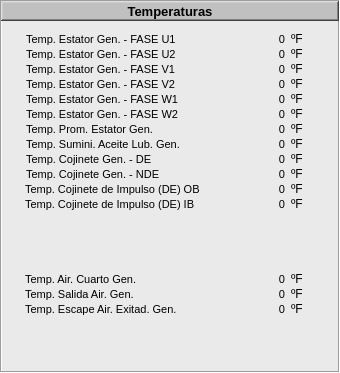
  <widget class="QFrame" name="Temperaturas">
   <property name="geometry">
    <rect>
     <x>5</x>
     <y>5</y>
     <width>340</width>
     <height>373</height>
    </rect>
   </property>
   <property name="font">
    <font>
     <kerning>true</kerning>
    </font>
   </property>
   <property name="styleSheet">
    <string notr="true">background-color: rgb(234, 234, 234);</string>
   </property>
   <property name="frameShape">
    <enum>QFrame::Box</enum>
   </property>
   <property name="frameShadow">
    <enum>QFrame::Sunken</enum>
   </property>
   <widget class="QFrame" name="frame_6">
    <property name="geometry">
     <rect>
      <x>1</x>
      <y>1</y>
      <width>338</width>
      <height>20</height>
     </rect>
    </property>
    <property name="styleSheet">
     <string notr="true">background-color: rgb(192, 192, 192);</string>
    </property>
    <property name="frameShape">
     <enum>QFrame::WinPanel</enum>
    </property>
    <property name="frameShadow">
     <enum>QFrame::Raised</enum>
    </property>
    <property name="lineWidth">
     <number>2</number>
    </property>
    <widget class="QLabel" name="label_10">
     <property name="geometry">
      <rect>
       <x>2</x>
       <y>2</y>
       <width>334</width>
       <height>16</height>
      </rect>
     </property>
     <property name="font">
      <font>
       <pointsize>10</pointsize>
       <weight>75</weight>
       <bold>true</bold>
      </font>
     </property>
     <property name="text">
      <string>Temperaturas</string>
     </property>
     <property name="alignment">
      <set>Qt::AlignCenter</set>
     </property>
    </widget>
   </widget>
   <widget class="QLabel" name="Descr_01">
    <property name="geometry">
     <rect>
      <x>26</x>
      <y>30</y>
      <width>200</width>
      <height>18</height>
     </rect>
    </property>
    <property name="font">
     <font>
      <pointsize>8</pointsize>
     </font>
    </property>
    <property name="layoutDirection">
     <enum>Qt::LeftToRight</enum>
    </property>
    <property name="text">
     <string>Temp. Estator Gen. - FASE U1</string>
    </property>
    <property name="alignment">
     <set>Qt::AlignLeading|Qt::AlignLeft|Qt::AlignVCenter</set>
    </property>
   </widget>
   <widget class="QLabel" name="lb_Temp_Lect_FaseU1">
    <property name="geometry">
     <rect>
      <x>235</x>
      <y>30</y>
      <width>50</width>
      <height>18</height>
     </rect>
    </property>
    <property name="minimumSize">
     <size>
      <width>50</width>
      <height>18</height>
     </size>
    </property>
    <property name="maximumSize">
     <size>
      <width>50</width>
      <height>18</height>
     </size>
    </property>
    <property name="font">
     <font>
      <pointsize>8</pointsize>
     </font>
    </property>
    <property name="layoutDirection">
     <enum>Qt::LeftToRight</enum>
    </property>
    <property name="text">
     <string>0</string>
    </property>
    <property name="alignment">
     <set>Qt::AlignRight|Qt::AlignTrailing|Qt::AlignVCenter</set>
    </property>
   </widget>
   <widget class="QLabel" name="lb_Temp_Unit_FaseU1">
    <property name="geometry">
     <rect>
      <x>291</x>
      <y>30</y>
      <width>40</width>
      <height>18</height>
     </rect>
    </property>
    <property name="font">
     <font>
      <pointsize>9</pointsize>
     </font>
    </property>
    <property name="layoutDirection">
     <enum>Qt::LeftToRight</enum>
    </property>
    <property name="text">
     <string>ºF</string>
    </property>
    <property name="alignment">
     <set>Qt::AlignLeading|Qt::AlignLeft|Qt::AlignVCenter</set>
    </property>
   </widget>
   <widget class="QLabel" name="lb_Temp_Unit_FaseU2">
    <property name="geometry">
     <rect>
      <x>291</x>
      <y>45</y>
      <width>40</width>
      <height>18</height>
     </rect>
    </property>
    <property name="font">
     <font>
      <pointsize>9</pointsize>
     </font>
    </property>
    <property name="layoutDirection">
     <enum>Qt::LeftToRight</enum>
    </property>
    <property name="text">
     <string>ºF</string>
    </property>
    <property name="alignment">
     <set>Qt::AlignLeading|Qt::AlignLeft|Qt::AlignVCenter</set>
    </property>
   </widget>
   <widget class="QLabel" name="Descr_2">
    <property name="geometry">
     <rect>
      <x>26</x>
      <y>45</y>
      <width>200</width>
      <height>18</height>
     </rect>
    </property>
    <property name="font">
     <font>
      <pointsize>8</pointsize>
     </font>
    </property>
    <property name="layoutDirection">
     <enum>Qt::LeftToRight</enum>
    </property>
    <property name="text">
     <string>Temp. Estator Gen. - FASE U2</string>
    </property>
    <property name="alignment">
     <set>Qt::AlignLeading|Qt::AlignLeft|Qt::AlignVCenter</set>
    </property>
   </widget>
   <widget class="QLabel" name="lb_Temp_Lect_FaseU2">
    <property name="geometry">
     <rect>
      <x>235</x>
      <y>45</y>
      <width>50</width>
      <height>18</height>
     </rect>
    </property>
    <property name="minimumSize">
     <size>
      <width>50</width>
      <height>18</height>
     </size>
    </property>
    <property name="maximumSize">
     <size>
      <width>50</width>
      <height>18</height>
     </size>
    </property>
    <property name="font">
     <font>
      <pointsize>8</pointsize>
     </font>
    </property>
    <property name="layoutDirection">
     <enum>Qt::LeftToRight</enum>
    </property>
    <property name="text">
     <string>0</string>
    </property>
    <property name="alignment">
     <set>Qt::AlignRight|Qt::AlignTrailing|Qt::AlignVCenter</set>
    </property>
   </widget>
   <widget class="QLabel" name="lb_Temp_Lect_TCIIB">
    <property name="geometry">
     <rect>
      <x>235</x>
      <y>195</y>
      <width>50</width>
      <height>18</height>
     </rect>
    </property>
    <property name="minimumSize">
     <size>
      <width>50</width>
      <height>18</height>
     </size>
    </property>
    <property name="maximumSize">
     <size>
      <width>50</width>
      <height>18</height>
     </size>
    </property>
    <property name="font">
     <font>
      <pointsize>8</pointsize>
     </font>
    </property>
    <property name="layoutDirection">
     <enum>Qt::LeftToRight</enum>
    </property>
    <property name="text">
     <string>0</string>
    </property>
    <property name="alignment">
     <set>Qt::AlignRight|Qt::AlignTrailing|Qt::AlignVCenter</set>
    </property>
   </widget>
   <widget class="QLabel" name="lb_Temp_Unit_TCIIB">
    <property name="geometry">
     <rect>
      <x>291</x>
      <y>195</y>
      <width>40</width>
      <height>18</height>
     </rect>
    </property>
    <property name="font">
     <font>
      <pointsize>9</pointsize>
     </font>
    </property>
    <property name="layoutDirection">
     <enum>Qt::LeftToRight</enum>
    </property>
    <property name="text">
     <string>ºF</string>
    </property>
    <property name="alignment">
     <set>Qt::AlignLeading|Qt::AlignLeft|Qt::AlignVCenter</set>
    </property>
   </widget>
   <widget class="QLabel" name="Descr_12">
    <property name="geometry">
     <rect>
      <x>25</x>
      <y>195</y>
      <width>225</width>
      <height>18</height>
     </rect>
    </property>
    <property name="minimumSize">
     <size>
      <width>225</width>
      <height>18</height>
     </size>
    </property>
    <property name="maximumSize">
     <size>
      <width>225</width>
      <height>18</height>
     </size>
    </property>
    <property name="font">
     <font>
      <pointsize>8</pointsize>
     </font>
    </property>
    <property name="layoutDirection">
     <enum>Qt::LeftToRight</enum>
    </property>
    <property name="text">
     <string>Temp. Cojinete de Impulso (DE) IB</string>
    </property>
    <property name="alignment">
     <set>Qt::AlignLeading|Qt::AlignLeft|Qt::AlignVCenter</set>
    </property>
   </widget>
   <widget class="QLabel" name="Descr_9">
    <property name="geometry">
     <rect>
      <x>26</x>
      <y>150</y>
      <width>200</width>
      <height>18</height>
     </rect>
    </property>
    <property name="font">
     <font>
      <pointsize>8</pointsize>
     </font>
    </property>
    <property name="layoutDirection">
     <enum>Qt::LeftToRight</enum>
    </property>
    <property name="text">
     <string>Temp. Cojinete Gen. - DE</string>
    </property>
    <property name="alignment">
     <set>Qt::AlignLeading|Qt::AlignLeft|Qt::AlignVCenter</set>
    </property>
   </widget>
   <widget class="QLabel" name="lb_Temp_Lect_TCGDE">
    <property name="geometry">
     <rect>
      <x>235</x>
      <y>150</y>
      <width>50</width>
      <height>18</height>
     </rect>
    </property>
    <property name="minimumSize">
     <size>
      <width>50</width>
      <height>18</height>
     </size>
    </property>
    <property name="maximumSize">
     <size>
      <width>50</width>
      <height>18</height>
     </size>
    </property>
    <property name="font">
     <font>
      <pointsize>8</pointsize>
     </font>
    </property>
    <property name="layoutDirection">
     <enum>Qt::LeftToRight</enum>
    </property>
    <property name="text">
     <string>0</string>
    </property>
    <property name="alignment">
     <set>Qt::AlignRight|Qt::AlignTrailing|Qt::AlignVCenter</set>
    </property>
   </widget>
   <widget class="QLabel" name="lb_Temp_Unit_TCGDE">
    <property name="geometry">
     <rect>
      <x>291</x>
      <y>150</y>
      <width>40</width>
      <height>18</height>
     </rect>
    </property>
    <property name="font">
     <font>
      <pointsize>9</pointsize>
     </font>
    </property>
    <property name="layoutDirection">
     <enum>Qt::LeftToRight</enum>
    </property>
    <property name="text">
     <string>ºF</string>
    </property>
    <property name="alignment">
     <set>Qt::AlignLeading|Qt::AlignLeft|Qt::AlignVCenter</set>
    </property>
   </widget>
   <widget class="QLabel" name="lb_Temp_Lect_FaseW1">
    <property name="geometry">
     <rect>
      <x>235</x>
      <y>90</y>
      <width>50</width>
      <height>18</height>
     </rect>
    </property>
    <property name="minimumSize">
     <size>
      <width>50</width>
      <height>18</height>
     </size>
    </property>
    <property name="maximumSize">
     <size>
      <width>50</width>
      <height>18</height>
     </size>
    </property>
    <property name="font">
     <font>
      <pointsize>8</pointsize>
     </font>
    </property>
    <property name="layoutDirection">
     <enum>Qt::LeftToRight</enum>
    </property>
    <property name="text">
     <string>0</string>
    </property>
    <property name="alignment">
     <set>Qt::AlignRight|Qt::AlignTrailing|Qt::AlignVCenter</set>
    </property>
   </widget>
   <widget class="QLabel" name="lb_Temp_Unit_FaseW1">
    <property name="geometry">
     <rect>
      <x>291</x>
      <y>90</y>
      <width>40</width>
      <height>18</height>
     </rect>
    </property>
    <property name="font">
     <font>
      <pointsize>9</pointsize>
     </font>
    </property>
    <property name="layoutDirection">
     <enum>Qt::LeftToRight</enum>
    </property>
    <property name="text">
     <string>ºF</string>
    </property>
    <property name="alignment">
     <set>Qt::AlignLeading|Qt::AlignLeft|Qt::AlignVCenter</set>
    </property>
   </widget>
   <widget class="QLabel" name="Descr_5">
    <property name="geometry">
     <rect>
      <x>26</x>
      <y>90</y>
      <width>200</width>
      <height>18</height>
     </rect>
    </property>
    <property name="font">
     <font>
      <pointsize>8</pointsize>
     </font>
    </property>
    <property name="layoutDirection">
     <enum>Qt::LeftToRight</enum>
    </property>
    <property name="text">
     <string>Temp. Estator Gen. - FASE W1</string>
    </property>
    <property name="alignment">
     <set>Qt::AlignLeading|Qt::AlignLeft|Qt::AlignVCenter</set>
    </property>
   </widget>
   <widget class="QLabel" name="lb_Temp_Unit_FaseV1">
    <property name="geometry">
     <rect>
      <x>291</x>
      <y>60</y>
      <width>40</width>
      <height>18</height>
     </rect>
    </property>
    <property name="font">
     <font>
      <pointsize>9</pointsize>
     </font>
    </property>
    <property name="layoutDirection">
     <enum>Qt::LeftToRight</enum>
    </property>
    <property name="text">
     <string>ºF</string>
    </property>
    <property name="alignment">
     <set>Qt::AlignLeading|Qt::AlignLeft|Qt::AlignVCenter</set>
    </property>
   </widget>
   <widget class="QLabel" name="Descr_3">
    <property name="geometry">
     <rect>
      <x>26</x>
      <y>60</y>
      <width>200</width>
      <height>18</height>
     </rect>
    </property>
    <property name="font">
     <font>
      <pointsize>8</pointsize>
     </font>
    </property>
    <property name="layoutDirection">
     <enum>Qt::LeftToRight</enum>
    </property>
    <property name="text">
     <string>Temp. Estator Gen. - FASE V1</string>
    </property>
    <property name="alignment">
     <set>Qt::AlignLeading|Qt::AlignLeft|Qt::AlignVCenter</set>
    </property>
   </widget>
   <widget class="QLabel" name="lb_Temp_Lect_FaseV1">
    <property name="geometry">
     <rect>
      <x>235</x>
      <y>60</y>
      <width>50</width>
      <height>18</height>
     </rect>
    </property>
    <property name="minimumSize">
     <size>
      <width>50</width>
      <height>18</height>
     </size>
    </property>
    <property name="maximumSize">
     <size>
      <width>50</width>
      <height>18</height>
     </size>
    </property>
    <property name="font">
     <font>
      <pointsize>8</pointsize>
     </font>
    </property>
    <property name="layoutDirection">
     <enum>Qt::LeftToRight</enum>
    </property>
    <property name="text">
     <string>0</string>
    </property>
    <property name="alignment">
     <set>Qt::AlignRight|Qt::AlignTrailing|Qt::AlignVCenter</set>
    </property>
   </widget>
   <widget class="QLabel" name="Descr_6">
    <property name="geometry">
     <rect>
      <x>26</x>
      <y>105</y>
      <width>200</width>
      <height>18</height>
     </rect>
    </property>
    <property name="font">
     <font>
      <pointsize>8</pointsize>
     </font>
    </property>
    <property name="layoutDirection">
     <enum>Qt::LeftToRight</enum>
    </property>
    <property name="text">
     <string>Temp. Estator Gen. - FASE W2</string>
    </property>
    <property name="alignment">
     <set>Qt::AlignLeading|Qt::AlignLeft|Qt::AlignVCenter</set>
    </property>
   </widget>
   <widget class="QLabel" name="lb_Temp_Unit_FaseW2">
    <property name="geometry">
     <rect>
      <x>291</x>
      <y>105</y>
      <width>40</width>
      <height>18</height>
     </rect>
    </property>
    <property name="font">
     <font>
      <pointsize>9</pointsize>
     </font>
    </property>
    <property name="layoutDirection">
     <enum>Qt::LeftToRight</enum>
    </property>
    <property name="text">
     <string>ºF</string>
    </property>
    <property name="alignment">
     <set>Qt::AlignLeading|Qt::AlignLeft|Qt::AlignVCenter</set>
    </property>
   </widget>
   <widget class="QLabel" name="lb_Temp_Lect_FaseW2">
    <property name="geometry">
     <rect>
      <x>235</x>
      <y>105</y>
      <width>50</width>
      <height>18</height>
     </rect>
    </property>
    <property name="minimumSize">
     <size>
      <width>50</width>
      <height>18</height>
     </size>
    </property>
    <property name="maximumSize">
     <size>
      <width>50</width>
      <height>18</height>
     </size>
    </property>
    <property name="font">
     <font>
      <pointsize>8</pointsize>
     </font>
    </property>
    <property name="layoutDirection">
     <enum>Qt::LeftToRight</enum>
    </property>
    <property name="text">
     <string>0</string>
    </property>
    <property name="alignment">
     <set>Qt::AlignRight|Qt::AlignTrailing|Qt::AlignVCenter</set>
    </property>
   </widget>
   <widget class="QLabel" name="Descr_7">
    <property name="geometry">
     <rect>
      <x>26</x>
      <y>120</y>
      <width>200</width>
      <height>18</height>
     </rect>
    </property>
    <property name="font">
     <font>
      <pointsize>8</pointsize>
     </font>
    </property>
    <property name="layoutDirection">
     <enum>Qt::LeftToRight</enum>
    </property>
    <property name="text">
     <string>Temp. Prom. Estator Gen.</string>
    </property>
    <property name="alignment">
     <set>Qt::AlignLeading|Qt::AlignLeft|Qt::AlignVCenter</set>
    </property>
   </widget>
   <widget class="QLabel" name="lb_Temp_Lect_TPEG">
    <property name="geometry">
     <rect>
      <x>235</x>
      <y>120</y>
      <width>50</width>
      <height>18</height>
     </rect>
    </property>
    <property name="minimumSize">
     <size>
      <width>50</width>
      <height>18</height>
     </size>
    </property>
    <property name="maximumSize">
     <size>
      <width>50</width>
      <height>18</height>
     </size>
    </property>
    <property name="font">
     <font>
      <pointsize>8</pointsize>
     </font>
    </property>
    <property name="layoutDirection">
     <enum>Qt::LeftToRight</enum>
    </property>
    <property name="text">
     <string>0</string>
    </property>
    <property name="alignment">
     <set>Qt::AlignRight|Qt::AlignTrailing|Qt::AlignVCenter</set>
    </property>
   </widget>
   <widget class="QLabel" name="lb_Temp_Unit_TPEG">
    <property name="geometry">
     <rect>
      <x>291</x>
      <y>120</y>
      <width>40</width>
      <height>18</height>
     </rect>
    </property>
    <property name="font">
     <font>
      <pointsize>9</pointsize>
     </font>
    </property>
    <property name="layoutDirection">
     <enum>Qt::LeftToRight</enum>
    </property>
    <property name="text">
     <string>ºF</string>
    </property>
    <property name="alignment">
     <set>Qt::AlignLeading|Qt::AlignLeft|Qt::AlignVCenter</set>
    </property>
   </widget>
   <widget class="QLabel" name="lb_Temp_Lect_FaseV2">
    <property name="geometry">
     <rect>
      <x>235</x>
      <y>75</y>
      <width>50</width>
      <height>18</height>
     </rect>
    </property>
    <property name="minimumSize">
     <size>
      <width>50</width>
      <height>18</height>
     </size>
    </property>
    <property name="maximumSize">
     <size>
      <width>50</width>
      <height>18</height>
     </size>
    </property>
    <property name="font">
     <font>
      <pointsize>8</pointsize>
     </font>
    </property>
    <property name="layoutDirection">
     <enum>Qt::LeftToRight</enum>
    </property>
    <property name="text">
     <string>0</string>
    </property>
    <property name="alignment">
     <set>Qt::AlignRight|Qt::AlignTrailing|Qt::AlignVCenter</set>
    </property>
   </widget>
   <widget class="QLabel" name="lb_Temp_Unit_FaseV2">
    <property name="geometry">
     <rect>
      <x>291</x>
      <y>75</y>
      <width>40</width>
      <height>18</height>
     </rect>
    </property>
    <property name="font">
     <font>
      <pointsize>9</pointsize>
     </font>
    </property>
    <property name="layoutDirection">
     <enum>Qt::LeftToRight</enum>
    </property>
    <property name="text">
     <string>ºF</string>
    </property>
    <property name="alignment">
     <set>Qt::AlignLeading|Qt::AlignLeft|Qt::AlignVCenter</set>
    </property>
   </widget>
   <widget class="QLabel" name="Descr_4">
    <property name="geometry">
     <rect>
      <x>26</x>
      <y>75</y>
      <width>200</width>
      <height>18</height>
     </rect>
    </property>
    <property name="font">
     <font>
      <pointsize>8</pointsize>
     </font>
    </property>
    <property name="layoutDirection">
     <enum>Qt::LeftToRight</enum>
    </property>
    <property name="text">
     <string>Temp. Estator Gen. - FASE V2</string>
    </property>
    <property name="alignment">
     <set>Qt::AlignLeading|Qt::AlignLeft|Qt::AlignVCenter</set>
    </property>
   </widget>
   <widget class="QLabel" name="lb_Temp_Unit_TCIOB">
    <property name="geometry">
     <rect>
      <x>291</x>
      <y>180</y>
      <width>40</width>
      <height>18</height>
     </rect>
    </property>
    <property name="font">
     <font>
      <pointsize>9</pointsize>
     </font>
    </property>
    <property name="layoutDirection">
     <enum>Qt::LeftToRight</enum>
    </property>
    <property name="text">
     <string>ºF</string>
    </property>
    <property name="alignment">
     <set>Qt::AlignLeading|Qt::AlignLeft|Qt::AlignVCenter</set>
    </property>
   </widget>
   <widget class="QLabel" name="lb_Temp_Lect_TCIOB">
    <property name="geometry">
     <rect>
      <x>235</x>
      <y>180</y>
      <width>50</width>
      <height>18</height>
     </rect>
    </property>
    <property name="minimumSize">
     <size>
      <width>50</width>
      <height>18</height>
     </size>
    </property>
    <property name="maximumSize">
     <size>
      <width>50</width>
      <height>18</height>
     </size>
    </property>
    <property name="font">
     <font>
      <pointsize>8</pointsize>
     </font>
    </property>
    <property name="layoutDirection">
     <enum>Qt::LeftToRight</enum>
    </property>
    <property name="text">
     <string>0</string>
    </property>
    <property name="alignment">
     <set>Qt::AlignRight|Qt::AlignTrailing|Qt::AlignVCenter</set>
    </property>
   </widget>
   <widget class="QLabel" name="Descr_11">
    <property name="geometry">
     <rect>
      <x>25</x>
      <y>180</y>
      <width>225</width>
      <height>18</height>
     </rect>
    </property>
    <property name="minimumSize">
     <size>
      <width>225</width>
      <height>18</height>
     </size>
    </property>
    <property name="maximumSize">
     <size>
      <width>225</width>
      <height>18</height>
     </size>
    </property>
    <property name="font">
     <font>
      <pointsize>8</pointsize>
     </font>
    </property>
    <property name="layoutDirection">
     <enum>Qt::LeftToRight</enum>
    </property>
    <property name="text">
     <string>Temp. Cojinete de Impulso (DE) OB</string>
    </property>
    <property name="alignment">
     <set>Qt::AlignLeading|Qt::AlignLeft|Qt::AlignVCenter</set>
    </property>
   </widget>
   <widget class="QLabel" name="lb_Temp_Unit_TSALG">
    <property name="geometry">
     <rect>
      <x>291</x>
      <y>135</y>
      <width>40</width>
      <height>18</height>
     </rect>
    </property>
    <property name="font">
     <font>
      <pointsize>9</pointsize>
     </font>
    </property>
    <property name="layoutDirection">
     <enum>Qt::LeftToRight</enum>
    </property>
    <property name="text">
     <string>ºF</string>
    </property>
    <property name="alignment">
     <set>Qt::AlignLeading|Qt::AlignLeft|Qt::AlignVCenter</set>
    </property>
   </widget>
   <widget class="QLabel" name="lb_Temp_Lect_TSALG">
    <property name="geometry">
     <rect>
      <x>235</x>
      <y>135</y>
      <width>50</width>
      <height>18</height>
     </rect>
    </property>
    <property name="minimumSize">
     <size>
      <width>50</width>
      <height>18</height>
     </size>
    </property>
    <property name="maximumSize">
     <size>
      <width>50</width>
      <height>18</height>
     </size>
    </property>
    <property name="font">
     <font>
      <pointsize>8</pointsize>
     </font>
    </property>
    <property name="layoutDirection">
     <enum>Qt::LeftToRight</enum>
    </property>
    <property name="text">
     <string>0</string>
    </property>
    <property name="alignment">
     <set>Qt::AlignRight|Qt::AlignTrailing|Qt::AlignVCenter</set>
    </property>
   </widget>
   <widget class="QLabel" name="Descr_8">
    <property name="geometry">
     <rect>
      <x>26</x>
      <y>135</y>
      <width>200</width>
      <height>18</height>
     </rect>
    </property>
    <property name="font">
     <font>
      <pointsize>8</pointsize>
     </font>
    </property>
    <property name="layoutDirection">
     <enum>Qt::LeftToRight</enum>
    </property>
    <property name="text">
     <string>Temp. Sumini. Aceite Lub. Gen.</string>
    </property>
    <property name="alignment">
     <set>Qt::AlignLeading|Qt::AlignLeft|Qt::AlignVCenter</set>
    </property>
   </widget>
   <widget class="QLabel" name="Descr_10">
    <property name="geometry">
     <rect>
      <x>26</x>
      <y>165</y>
      <width>200</width>
      <height>18</height>
     </rect>
    </property>
    <property name="font">
     <font>
      <pointsize>8</pointsize>
     </font>
    </property>
    <property name="layoutDirection">
     <enum>Qt::LeftToRight</enum>
    </property>
    <property name="text">
     <string>Temp. Cojinete Gen. - NDE</string>
    </property>
    <property name="alignment">
     <set>Qt::AlignLeading|Qt::AlignLeft|Qt::AlignVCenter</set>
    </property>
   </widget>
   <widget class="QLabel" name="lb_Temp_Lect_TCGNDE">
    <property name="geometry">
     <rect>
      <x>235</x>
      <y>165</y>
      <width>50</width>
      <height>18</height>
     </rect>
    </property>
    <property name="minimumSize">
     <size>
      <width>50</width>
      <height>18</height>
     </size>
    </property>
    <property name="maximumSize">
     <size>
      <width>50</width>
      <height>18</height>
     </size>
    </property>
    <property name="font">
     <font>
      <pointsize>8</pointsize>
     </font>
    </property>
    <property name="layoutDirection">
     <enum>Qt::LeftToRight</enum>
    </property>
    <property name="text">
     <string>0</string>
    </property>
    <property name="alignment">
     <set>Qt::AlignRight|Qt::AlignTrailing|Qt::AlignVCenter</set>
    </property>
   </widget>
   <widget class="QLabel" name="lb_Temp_Unit_TCGNDE">
    <property name="geometry">
     <rect>
      <x>291</x>
      <y>165</y>
      <width>40</width>
      <height>18</height>
     </rect>
    </property>
    <property name="font">
     <font>
      <pointsize>9</pointsize>
     </font>
    </property>
    <property name="layoutDirection">
     <enum>Qt::LeftToRight</enum>
    </property>
    <property name="text">
     <string>ºF</string>
    </property>
    <property name="alignment">
     <set>Qt::AlignLeading|Qt::AlignLeft|Qt::AlignVCenter</set>
    </property>
   </widget>
   <widget class="QLabel" name="lb_Temp_Lect_TACG">
    <property name="geometry">
     <rect>
      <x>235</x>
      <y>270</y>
      <width>50</width>
      <height>18</height>
     </rect>
    </property>
    <property name="minimumSize">
     <size>
      <width>50</width>
      <height>18</height>
     </size>
    </property>
    <property name="maximumSize">
     <size>
      <width>50</width>
      <height>18</height>
     </size>
    </property>
    <property name="font">
     <font>
      <pointsize>8</pointsize>
     </font>
    </property>
    <property name="layoutDirection">
     <enum>Qt::LeftToRight</enum>
    </property>
    <property name="text">
     <string>0</string>
    </property>
    <property name="alignment">
     <set>Qt::AlignRight|Qt::AlignTrailing|Qt::AlignVCenter</set>
    </property>
   </widget>
   <widget class="QLabel" name="Descr_13">
    <property name="geometry">
     <rect>
      <x>25</x>
      <y>270</y>
      <width>225</width>
      <height>18</height>
     </rect>
    </property>
    <property name="minimumSize">
     <size>
      <width>225</width>
      <height>18</height>
     </size>
    </property>
    <property name="maximumSize">
     <size>
      <width>225</width>
      <height>18</height>
     </size>
    </property>
    <property name="font">
     <font>
      <pointsize>8</pointsize>
     </font>
    </property>
    <property name="layoutDirection">
     <enum>Qt::LeftToRight</enum>
    </property>
    <property name="text">
     <string>Temp. Air. Cuarto Gen.</string>
    </property>
    <property name="alignment">
     <set>Qt::AlignLeading|Qt::AlignLeft|Qt::AlignVCenter</set>
    </property>
   </widget>
   <widget class="QLabel" name="lb_Temp_Unit_TACG">
    <property name="geometry">
     <rect>
      <x>291</x>
      <y>270</y>
      <width>40</width>
      <height>18</height>
     </rect>
    </property>
    <property name="font">
     <font>
      <pointsize>9</pointsize>
     </font>
    </property>
    <property name="layoutDirection">
     <enum>Qt::LeftToRight</enum>
    </property>
    <property name="text">
     <string>ºF</string>
    </property>
    <property name="alignment">
     <set>Qt::AlignLeading|Qt::AlignLeft|Qt::AlignVCenter</set>
    </property>
   </widget>
   <widget class="QLabel" name="lb_Temp_Lect_TEAEG">
    <property name="geometry">
     <rect>
      <x>235</x>
      <y>300</y>
      <width>50</width>
      <height>18</height>
     </rect>
    </property>
    <property name="minimumSize">
     <size>
      <width>50</width>
      <height>18</height>
     </size>
    </property>
    <property name="maximumSize">
     <size>
      <width>50</width>
      <height>18</height>
     </size>
    </property>
    <property name="font">
     <font>
      <pointsize>8</pointsize>
     </font>
    </property>
    <property name="layoutDirection">
     <enum>Qt::LeftToRight</enum>
    </property>
    <property name="text">
     <string>0</string>
    </property>
    <property name="alignment">
     <set>Qt::AlignRight|Qt::AlignTrailing|Qt::AlignVCenter</set>
    </property>
   </widget>
   <widget class="QLabel" name="Descr_15">
    <property name="geometry">
     <rect>
      <x>25</x>
      <y>300</y>
      <width>225</width>
      <height>18</height>
     </rect>
    </property>
    <property name="minimumSize">
     <size>
      <width>225</width>
      <height>18</height>
     </size>
    </property>
    <property name="maximumSize">
     <size>
      <width>225</width>
      <height>18</height>
     </size>
    </property>
    <property name="font">
     <font>
      <pointsize>8</pointsize>
     </font>
    </property>
    <property name="layoutDirection">
     <enum>Qt::LeftToRight</enum>
    </property>
    <property name="text">
     <string>Temp. Escape Air. Exitad. Gen.</string>
    </property>
    <property name="alignment">
     <set>Qt::AlignLeading|Qt::AlignLeft|Qt::AlignVCenter</set>
    </property>
   </widget>
   <widget class="QLabel" name="lb_Temp_Unit_TEAEG">
    <property name="geometry">
     <rect>
      <x>291</x>
      <y>300</y>
      <width>40</width>
      <height>18</height>
     </rect>
    </property>
    <property name="font">
     <font>
      <pointsize>9</pointsize>
     </font>
    </property>
    <property name="layoutDirection">
     <enum>Qt::LeftToRight</enum>
    </property>
    <property name="text">
     <string>ºF</string>
    </property>
    <property name="alignment">
     <set>Qt::AlignLeading|Qt::AlignLeft|Qt::AlignVCenter</set>
    </property>
   </widget>
   <widget class="QLabel" name="Descr_14">
    <property name="geometry">
     <rect>
      <x>25</x>
      <y>285</y>
      <width>225</width>
      <height>18</height>
     </rect>
    </property>
    <property name="minimumSize">
     <size>
      <width>225</width>
      <height>18</height>
     </size>
    </property>
    <property name="maximumSize">
     <size>
      <width>225</width>
      <height>18</height>
     </size>
    </property>
    <property name="font">
     <font>
      <pointsize>8</pointsize>
     </font>
    </property>
    <property name="layoutDirection">
     <enum>Qt::LeftToRight</enum>
    </property>
    <property name="text">
     <string>Temp. Salida Air. Gen.</string>
    </property>
    <property name="alignment">
     <set>Qt::AlignLeading|Qt::AlignLeft|Qt::AlignVCenter</set>
    </property>
   </widget>
   <widget class="QLabel" name="lb_Temp_Unit_TSAG">
    <property name="geometry">
     <rect>
      <x>291</x>
      <y>285</y>
      <width>40</width>
      <height>18</height>
     </rect>
    </property>
    <property name="font">
     <font>
      <pointsize>9</pointsize>
     </font>
    </property>
    <property name="layoutDirection">
     <enum>Qt::LeftToRight</enum>
    </property>
    <property name="text">
     <string>ºF</string>
    </property>
    <property name="alignment">
     <set>Qt::AlignLeading|Qt::AlignLeft|Qt::AlignVCenter</set>
    </property>
   </widget>
   <widget class="QLabel" name="lb_Temp_Lect_TSAG">
    <property name="geometry">
     <rect>
      <x>235</x>
      <y>285</y>
      <width>50</width>
      <height>18</height>
     </rect>
    </property>
    <property name="minimumSize">
     <size>
      <width>50</width>
      <height>18</height>
     </size>
    </property>
    <property name="maximumSize">
     <size>
      <width>50</width>
      <height>18</height>
     </size>
    </property>
    <property name="font">
     <font>
      <pointsize>8</pointsize>
     </font>
    </property>
    <property name="layoutDirection">
     <enum>Qt::LeftToRight</enum>
    </property>
    <property name="text">
     <string>0</string>
    </property>
    <property name="alignment">
     <set>Qt::AlignRight|Qt::AlignTrailing|Qt::AlignVCenter</set>
    </property>
   </widget>
  </widget>
